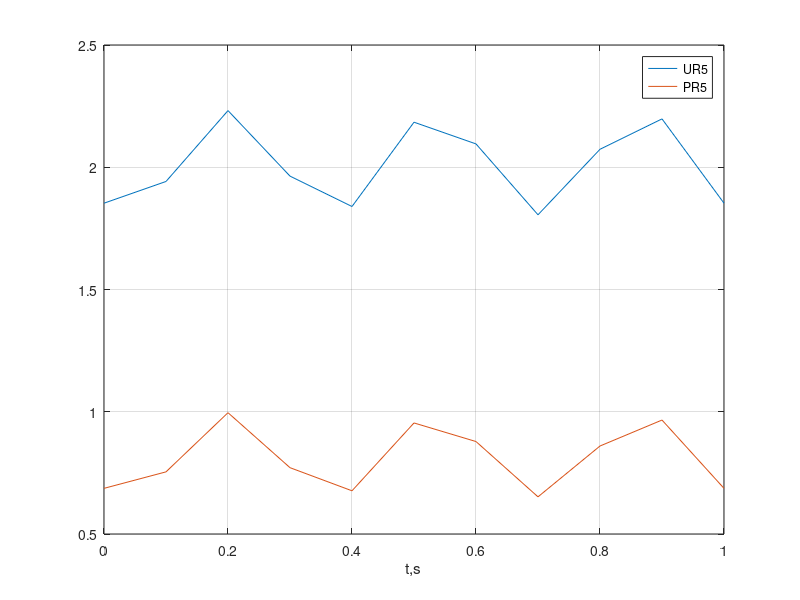

Reproduce this figure in MATLAB. (Note: this script raises an error after producing the figure.)
R1=1; R2=2; R3=3; R4=4; R5=5; R6=6; R7=7;
E1=1; E2=2; E3=3;

R = [R1+R2+R3 -R2       0; 
   -R2    R2+R4+R5    -R5;
    0       -R5   R5+R6+R7]

E = [E1 -E2 -E3]'
%% Mekleesim konturstraavas
Ik = R\E
%% Uzdevums : atrast IR2, UR2, PR2 - ?
IR2 = Ik(1) -Ik(2)
UR2 = IR2*R2
PR2 = UR2*IR2
%% cits variants
% tagad mums buus 3 laika momenti
% un E1,E2,E3 buus 3 veertiibas
E1 = [1 -1 0];
E2 = [2 -2 0];
E3 = [3 -3 0];
E = [E1; -E2; -E3]
% mekleesim konurstraavas
Ik = R\E
%% Pirmaa rinda - 1. konturstraava
%% Otraa rinda - 2. konturstraava
%% Tresaa rinda - 3. konturstraava

%% Uzdevums, atrast IR3,UR3,PR3 - ?
IR3 = Ik(1,:)
UR3 = IR3*R3
PR3 = UR3.*IR3

%% cits variants 
% tagad mums buus laika mainiigie signaali
t = 0:00.1:1;
E1 = sin(2*pi*3*t);
% E2 = 5; % kaa pareizi pierakstiit konstanti
E2 = 5+zeros(size(t));
E3 = cos(2*pi*7*t);
E = [E1; -E2; -E3];
%% risinaasim vienaadojumu sisteemas, lai atrastu konturstraavas, tagad jaum mums ir 101 3 vienaadojumu sisteema
Ik = R\E;
%% Uzdevums buus sekojos, atrast un uzziimeet UR5,PR5 - ?
IR5 = Ik(3,:)-Ik(2,:);
UR5 = IR5*R5;
PR5 = UR5.*IR5;
%% ziimeesim
plot(t,UR5,t,PR5)
legend('UR5','PR5')
xlabel('t,s')
grid

%% cits paneemiens
% ka uz y asis gan Volt, gan Vati
figure
yyaxis left 
plot(t,UR5)
ylabel('spriegums')
yyaxis right
plot(t,PR5)
ylabel('jauda')

xlabel('t,s')

%% Rezultaatu paarbaude
% paarbaudiisim Kirhofa sprieguma likumu 3. konturam
% UR5+UR6+UR7==-E3
% paarnesiisim visu vienaa pusee
% UR5+UR6+UR7+E3==0
% un pieliidzinaasim kaadam mainiigajam Utst
% Utst = UR5+UR6+UR7+E3;
% un uzziimeesim to
UR6 = Ik(3,:)*R6;
UR7 = Ik(3,:)*R7;
Utst = UR5+UR6+UR7+E3;
figure(3), plot(t,Utst)
%% veelamais rezultaats 0
